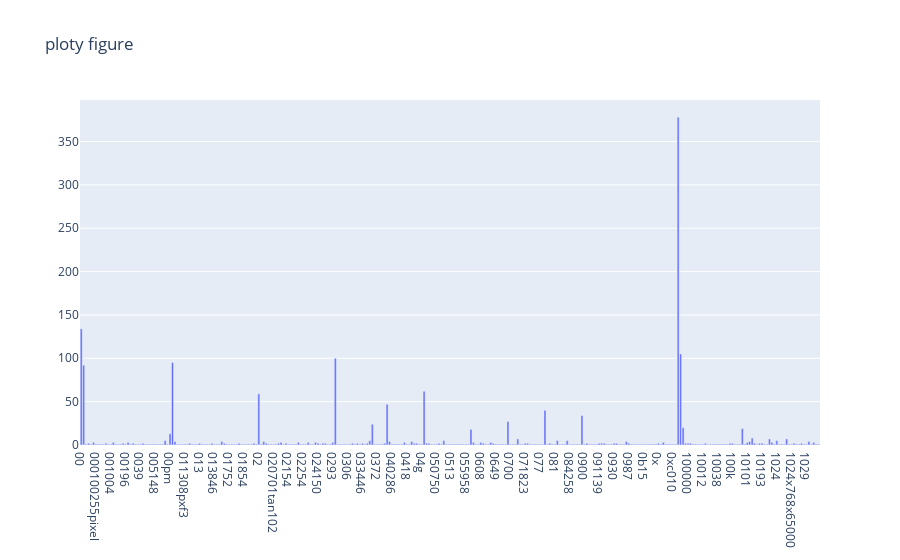

The notebook cell this image was saved under:
### Markdown cell above
### >>> **Exercise 13 (take home):**
If you want a nicer interactive visualization here, I would encourage you try to install and use plotly to achieve this.

### Code cell
# Answer here
import plotly.graph_objects as go
fig = go.Figure(
    data=[go.Bar(x=count_vect.get_feature_names_out()[:300], y=term_frequencies[:300])],
    layout_title_text="ploty figure"
)
fig.show()

### Figure 1 — Plotly figure (JSON) as saved in the notebook; plotly's stock layout.template omitted (floating-point values rounded to 4 significant figures; data arrays with more than 128 entries replaced by an {"elided": "..."} marker saying what was removed)
{"data": [{"type": "bar", "x": {"elided": "300 str values"}, "y": {"elided": "300 int values"}}], "layout": {"title": {"text": "ploty figure"}}}
